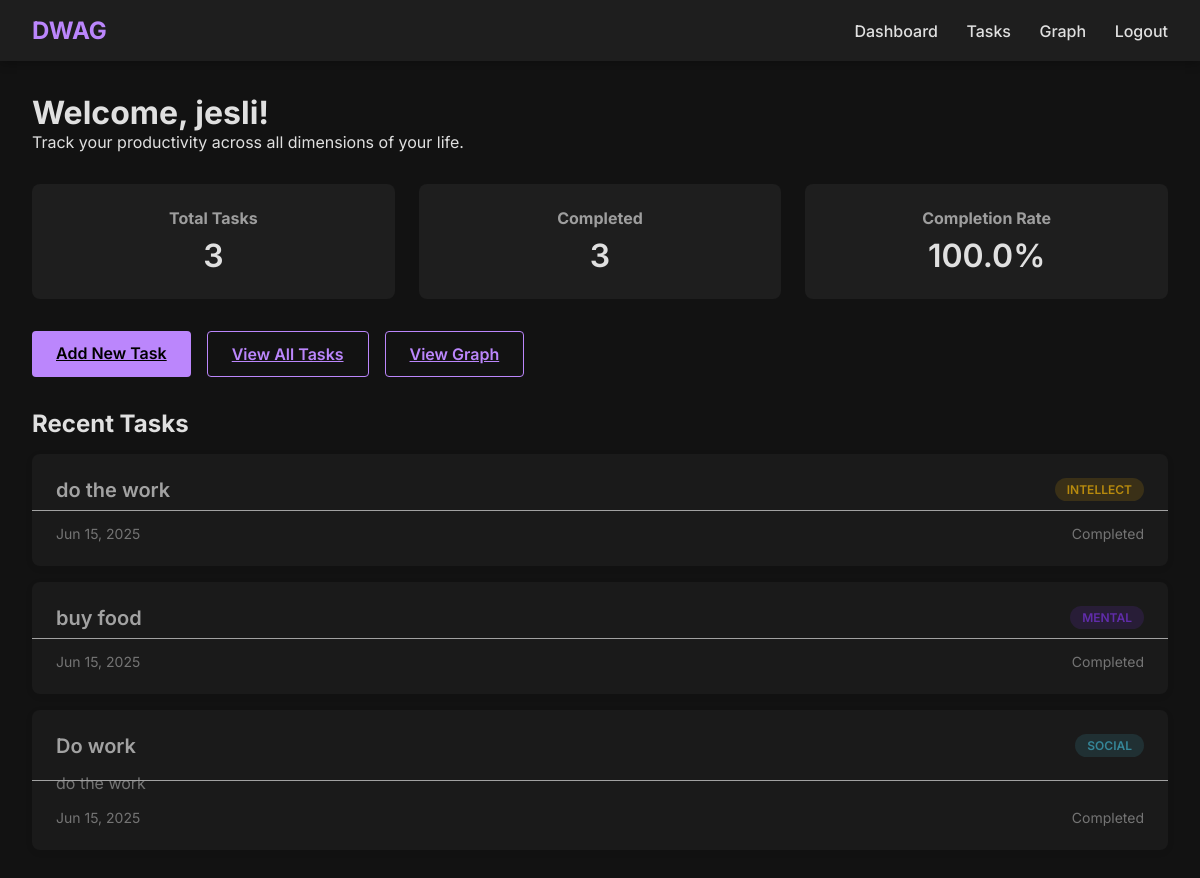
Page /dashboard (signed in) on the earlier database version.
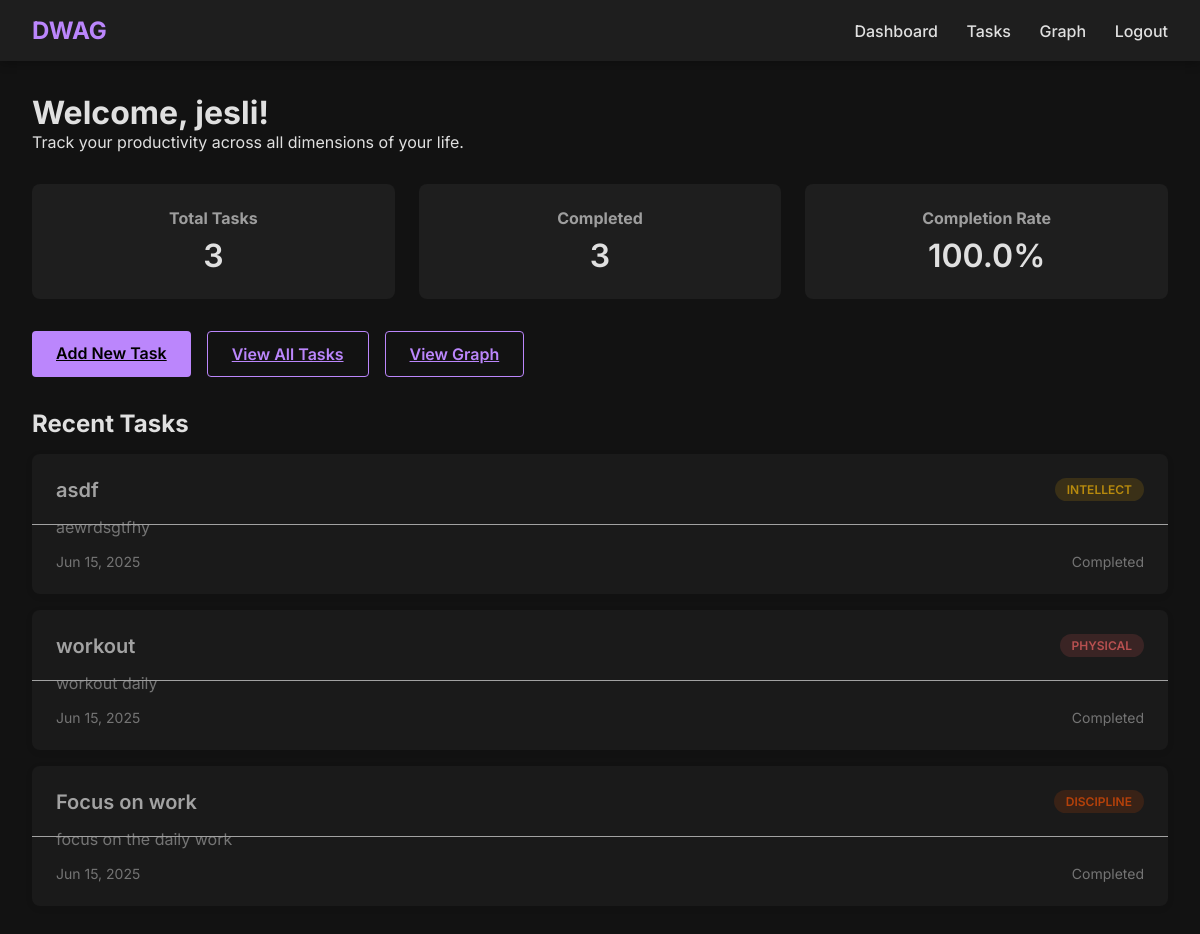
Same page on the later database version.
### app.py (models this page shows)
class User(db.Model):
    id = db.Column(db.Integer, primary_key=True)
    username = db.Column(db.String(80), unique=True, nullable=False)
    email = db.Column(db.String(120), unique=True, nullable=False)
    password = db.Column(db.String(200), nullable=False)
    tasks = db.relationship('Task', backref='user', lazy=True)

class Task(db.Model):
    id = db.Column(db.Integer, primary_key=True)
    title = db.Column(db.String(100), nullable=False)
    description = db.Column(db.Text)
    category = db.Column(db.String(50), nullable=False)
    completed = db.Column(db.Boolean, default=False)
    date_created = db.Column(db.DateTime, default=datetime.utcnow)
    user_id = db.Column(db.Integer, db.ForeignKey('user.id'), nullable=False)

### app.py (the view)
@app.route('/dashboard')
def dashboard():
    if 'user_id' not in session:
        return redirect(url_for('login'))
    user = User.query.get(session['user_id'])
    return render_template('dashboard.html', user=user)

### templates/dashboard.html (shortened to what this page needs)
{% extends "base.html" %}
{% block content %}
<div class="dashboard-header">
    <h1>Welcome, {{ user.username }}!</h1>
    <p>Track your productivity across all dimensions of your life.</p>
</div>
<div class="dashboard-stats">
    <div class="stat-card">
        <h3>Total Tasks</h3>
        <p>{{ user.tasks|length }}</p>
    </div>
    <div class="stat-card">
        <h3>Completed</h3>
        <p>{{ user.tasks|selectattr('completed')|list|length }}</p>
    </div>
    <div class="stat-card">
        <h3>Completion Rate</h3>
        <p>
            {% if user.tasks|length > 0 %}
                {{ (user.tasks|selectattr('completed')|list|length / user.tasks|length * 100)|round(1) }}%
            {% else %}
                0%
            {% endif %}
        </p>
    </div>
</div>
<div class="dashboard-actions">
    <a href="{{ url_for('add_task') }}" class="btn btn-primary">Add New Task</a>
    <a href="{{ url_for('view_tasks') }}" class="btn btn-secondary">View All Tasks</a>
    <a href="{{ url_for('graph') }}" class="btn btn-tertiary">View Graph</a>
</div>
<div class="recent-tasks">
    <h2>Recent Tasks</h2>
    {% if user.tasks[-3:] %}
        {% for task in user.tasks[-3:]|reverse %}
            <div class="task-card {% if task.completed %}completed{% endif %}">
                <div class="task-title">
                    <span>{{ task.title }}</span>
                    <span class="task-category category-{{ task.category.lower() }}">{{ task.category }}</span>
                </div>
                <p class="task-description">{{ task.description }}</p>
                <div class="task-footer">
                    <span>{{ task.date_created.strftime('%b %d, %Y') }}</span>
                    {% if not task.completed %}
                        <a href="{{ url_for('complete_task', task_id=task.id) }}" class="btn btn-small">Mark Complete</a>
                    {% else %}
                        <span>Completed</span>
                    {% endif %}
                </div>
            </div>
        {% endfor %}
    {% else %}
        <p>No tasks yet. <a href="{{ url_for('add_task') }}">Add your first task</a> to get started!</p>
    {% endif %}
</div>
{% endblock %}

### templates/base.html (shortened to what this page needs)
<!DOCTYPE html>
<html lang="en">
<head>
    <link rel="stylesheet" href="{{ url_for('static', filename='css/style.css') }}">
</head>
<body>
    <nav class="navbar">
        <div class="container">
            <a href="{{ url_for('index') }}" class="logo">DWAG</a>
            <div class="nav-links">
                {% if 'user_id' in session %}
                    <a href="{{ url_for('dashboard') }}">Dashboard</a>
                    <a href="{{ url_for('view_tasks') }}">Tasks</a>
                    <a href="{{ url_for('graph') }}">Graph</a>
                    <a href="{{ url_for('logout') }}">Logout</a>
                {% else %}
                    <a href="{{ url_for('login') }}">Login</a>
                    <a href="{{ url_for('register') }}">Register</a>
                {% endif %}
            </div>
        </div>
    </nav>
    <div class="container">
        {% block content %}{% endblock %}
    </div>
</body>
</html>

### static/css/style.css (style rules this page uses)
:root { --bg-color: #121212; --card-bg: #1e1e1e; --text-color: #e0e0e0; --text-muted: #9e9e9e; --primary: #bb86fc; --primary-variant: #3700b3; --secondary: #03dac6; --error: #cf6679; --success: #4caf50; --warning: #ff9800; --info: #2196f3; }
* { margin: 0; padding: 0; box-sizing: border-box; font-family: 'Inter', sans-serif; }
body { background-color: var(--bg-color); color: var(--text-color); min-height: 100vh; }
.container { max-width: 1200px; margin: 0 auto; padding: 2rem; }
.navbar { background-color: var(--card-bg); padding: 1rem 0; box-shadow: 0 2px 10px rgba(0, 0, 0, 0.3); }
.navbar .container { display: flex; justify-content: space-between; align-items: center; padding: 0 2rem; }
.logo { font-size: 1.5rem; font-weight: 700; color: var(--primary); text-decoration: none; }
.nav-links a { color: var(--text-color); text-decoration: none; margin-left: 1.5rem; font-weight: 500; transition: color 0.3s; }
.btn { padding: 0.75rem 1.5rem; background-color: var(--primary); color: #000; border: none; border-radius: 4px; font-weight: 600; cursor: pointer; transition: background-color 0.3s; }
.task-card { background-color: var(--card-bg); padding: 1.5rem; border-radius: 8px; margin-bottom: 1rem; box-shadow: 0 2px 8px rgba(0, 0, 0, 0.1); }
.task-title { font-size: 1.25rem; font-weight: 600; margin-bottom: 0.5rem; display: flex; justify-content: space-between; }
.task-category { display: inline-block; padding: 0.25rem 0.75rem; border-radius: 20px; font-size: 0.75rem; font-weight: 600; margin-bottom: 0.5rem; }
.task-description { color: var(--text-muted); margin-bottom: 1rem; }
.task-footer { display: flex; justify-content: space-between; align-items: center; font-size: 0.875rem; color: var(--text-muted); }
.completed { opacity: 0.7; position: relative; }
.completed::after { content: ''; position: absolute; top: 50%; left: 0; right: 0; height: 1px; background-color: var(--text-color); }
.dashboard-header { margin-bottom: 2rem; }
.dashboard-stats { display: grid; grid-template-columns: repeat(auto-fit, minmax(200px, 1fr)); gap: 1.5rem; margin-bottom: 2rem; }
.stat-card { background-color: var(--card-bg); padding: 1.5rem; border-radius: 8px; text-align: center; }
.stat-card h3 { font-size: 1rem; color: var(--text-muted); margin-bottom: 0.5rem; }
.stat-card p { font-size: 2rem; font-weight: 600; }
.dashboard-actions { display: flex; gap: 1rem; margin-bottom: 2rem; }
.btn-tertiary { background-color: transparent; border: 1px solid var(--primary); color: var(--primary); }
.recent-tasks { margin-top: 2rem; }
.recent-tasks h2 { margin-bottom: 1rem; }
.btn-secondary { background-color: transparent; border: 1px solid var(--primary); color: var(--primary); }
.category-physical { background-color: rgba(255, 107, 107, 0.2); color: #FF6B6B; }
.category-intellect { background-color: rgba(255, 190, 11, 0.2); color: #FFBE0B; }
.category-discipline { background-color: rgba(251, 86, 7, 0.2); color: #FB5607; }

Differences in the rows shown:
removed Task: title "do the work", category "INTELLECT", date_created "Jun 15, 2025", completed "Completed"
removed Task: title "buy food", category "MENTAL", date_created "Jun 15, 2025", completed "Completed"
added Task: title "asdf", category "INTELLECT", description "aewrdsgtfhy", date_created "Jun 15, 2025", completed "Completed"
added Task: title "workout", category "PHYSICAL", description "workout daily", date_created "Jun 15, 2025", completed "Completed"
changed Task: title "Do work" → "Focus on work"; category "SOCIAL" → "DISCIPLINE"; description "do the work" → "focus on the daily work"
